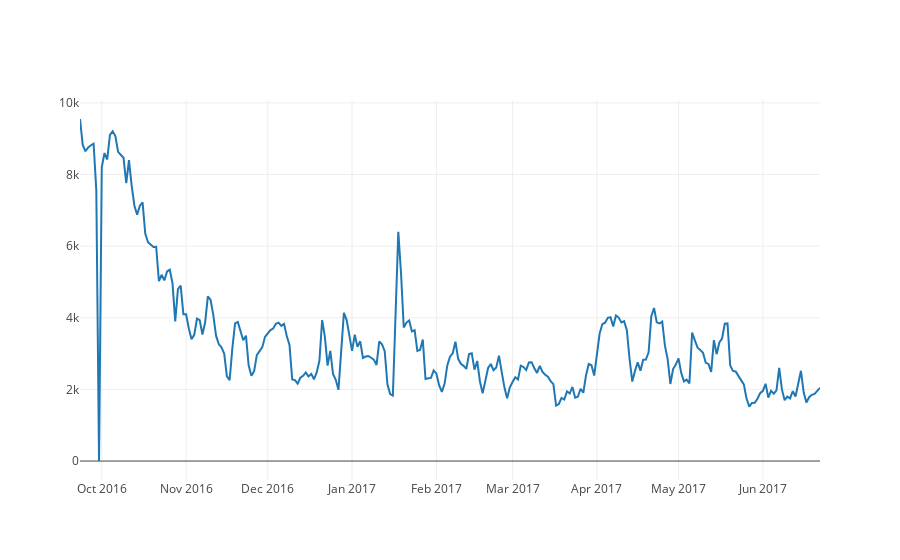

Notebook source saved alongside this figure:
### Code cell
df2plt=df.set_index('ds')

plotly_df(df2plt)
#df2plt.y.plot(figsize=(16,6))

### Figure 1 — Plotly figure (JSON) as saved in the notebook; plotly's stock layout.template omitted (floating-point values rounded to 4 significant figures; data arrays with more than 128 entries replaced by an {"elided": "..."} marker saying what was removed)
{"data": [{"mode": "lines", "name": "y", "type": "scatter", "x": {"elided": "273 str values"}, "y": {"elided": "273 int values"}}], "layout": {"title": ""}}
